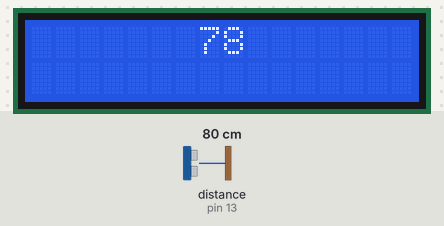
This sketch was run on a simulated Arduino Uno, built with avr-gcc and run on an emulated ATmega328P. Shown: 16×2 character LCD. Wiring (inferred from the names in the program): ultrasonic range finder: trigger pin 12; echo pin 13. The inputs (shaded band) are chosen by the test bench; at power-on: distance to the obstacle (sensor on pin 13) 80 cm. The echo pulse lasts 58.3 µs per cm; what the sketch prints to the serial monitor is not drawn.

Above: at 1.2 s.
1.3 s: distance to the obstacle (sensor on pin 13) set to 2 cm
At 2.6 s:
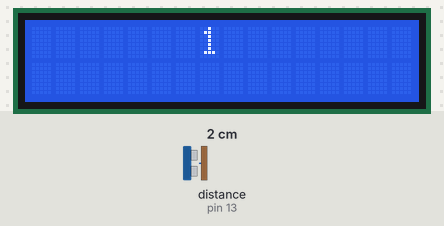
4.3 s: distance to the obstacle (sensor on pin 13) set to 18 cm
At 5.0 s:
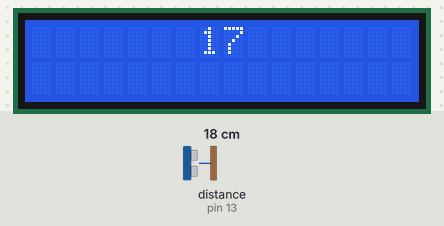
7.3 s: distance to the obstacle (sensor on pin 13) set to 4 cm
At 8.4 s:
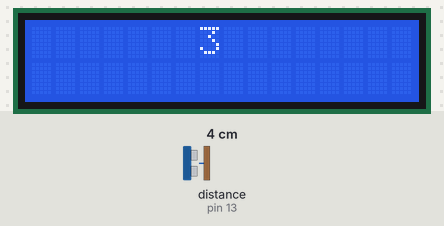
Timing chart, 0 to 10.3 s (numbered marks = the images above; inputs shaded):
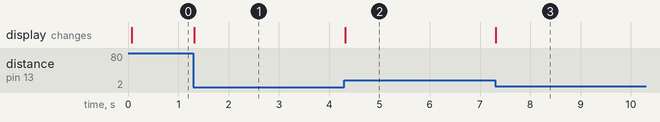

Measured:
- after the input at 1.3 s, the display: changes at once (image 1)
- after the input at 4.3 s, the display: changes at once (image 2)
- after the input at 7.3 s, the display: changes at once (image 3)

The sketch:

ultraSonic.ino
```cpp
#include <LiquidCrystal.h>

int echo=13;
int trig=12;

long duration;
int distance;

LiquidCrystal LCD(10, 9, 5, 4, 3, 2);

void setup() {
  pinMode(echo,INPUT);
  pinMode(trig,OUTPUT);
  Serial.begin(9600);

  LCD.begin(16,2);
  LCD.setCursor(0,0);
  LCD.print("Dist. ");
  LCD.setCursor(9,2);
  LCD.print("cm");


}

void loop() {
  digitalWrite(trig,LOW);
  delayMicroseconds(2);

  digitalWrite(trig,HIGH);
  delayMicroseconds(10);
  digitalWrite(trig,LOW);

 duration = pulseIn(echo,HIGH);
 distance = duration*0.034/2;

 Serial.print("Distanza: ");
 Serial.println(distance);

  LCD.clear();

  LCD.setCursor(7,0);
  LCD.print(distance);


}
```
